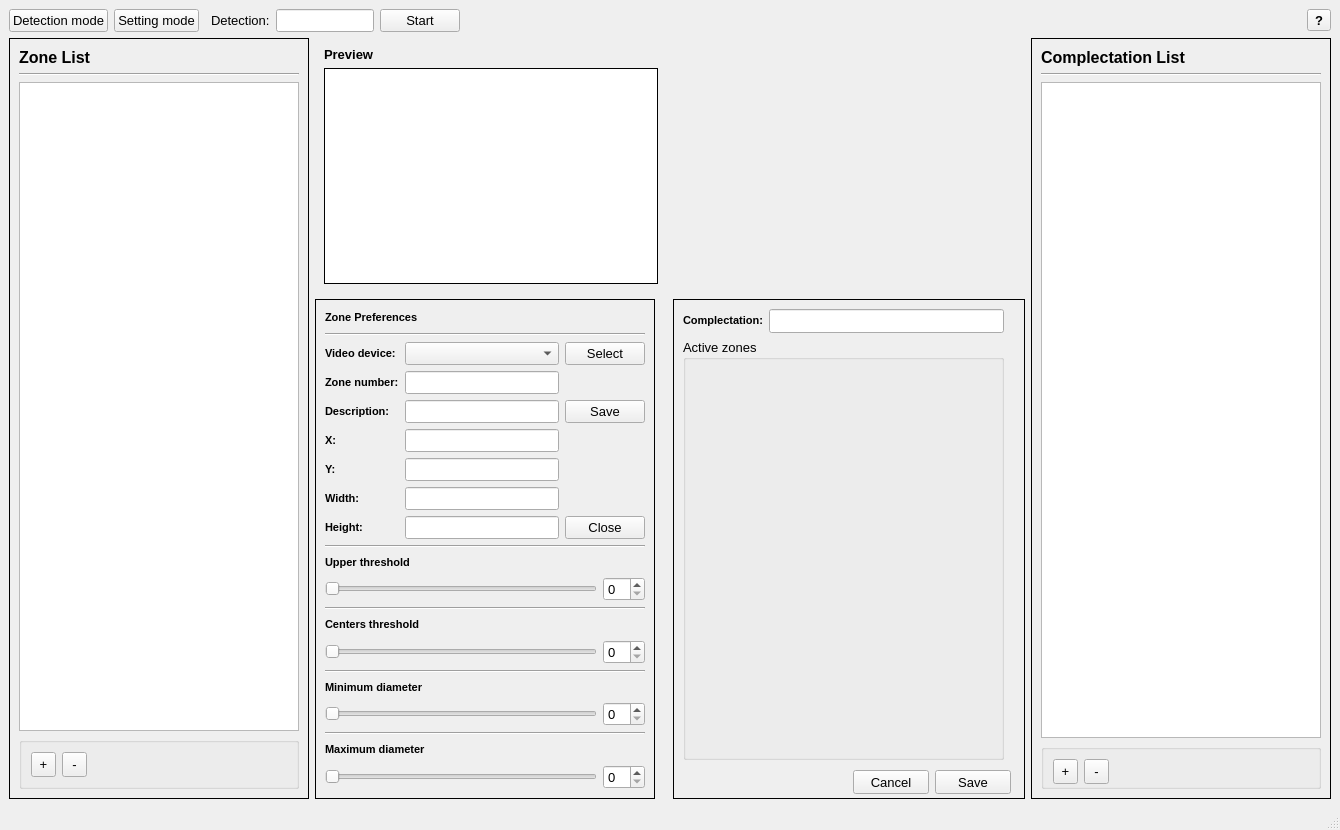
 <widget class="QMainWindow" name="MainWindow">
  <property name="geometry">
   <rect>
    <x>0</x>
    <y>0</y>
    <width>1340</width>
    <height>830</height>
   </rect>
  </property>
  <property name="sizePolicy">
   <sizepolicy hsizetype="Expanding" vsizetype="Expanding">
    <horstretch>0</horstretch>
    <verstretch>0</verstretch>
   </sizepolicy>
  </property>
  <property name="font">
   <font>
    <pointsize>10</pointsize>
    <weight>50</weight>
    <bold>false</bold>
   </font>
  </property>
  <property name="windowTitle">
   <string>KULBIT</string>
  </property>
  <property name="documentMode">
   <bool>false</bool>
  </property>
  <widget class="QWidget" name="centralwidget">
   <property name="sizePolicy">
    <sizepolicy hsizetype="Expanding" vsizetype="Expanding">
     <horstretch>0</horstretch>
     <verstretch>0</verstretch>
    </sizepolicy>
   </property>
   <property name="maximumSize">
    <size>
     <width>16777215</width>
     <height>16777215</height>
    </size>
   </property>
   <layout class="QGridLayout" name="gridLayout_5">
    <item row="0" column="0" colspan="3">
     <layout class="QHBoxLayout" name="horizontalLayout">
      <item>
       <widget class="QPushButton" name="wrk_modeBtn">
        <property name="sizePolicy">
         <sizepolicy hsizetype="Fixed" vsizetype="Fixed">
          <horstretch>0</horstretch>
          <verstretch>0</verstretch>
         </sizepolicy>
        </property>
        <property name="font">
         <font>
          <pointsize>10</pointsize>
          <weight>50</weight>
          <bold>false</bold>
         </font>
        </property>
        <property name="text">
         <string>Detection mode</string>
        </property>
       </widget>
      </item>
      <item>
       <widget class="QPushButton" name="set_modeBtn">
        <property name="sizePolicy">
         <sizepolicy hsizetype="Fixed" vsizetype="Fixed">
          <horstretch>0</horstretch>
          <verstretch>0</verstretch>
         </sizepolicy>
        </property>
        <property name="font">
         <font>
          <pointsize>10</pointsize>
          <weight>50</weight>
          <bold>false</bold>
         </font>
        </property>
        <property name="text">
         <string>Setting mode</string>
        </property>
       </widget>
      </item>
      <item>
       <widget class="QFrame" name="checkboxFrame">
        <property name="sizePolicy">
         <sizepolicy hsizetype="Preferred" vsizetype="Preferred">
          <horstretch>0</horstretch>
          <verstretch>0</verstretch>
         </sizepolicy>
        </property>
        <property name="minimumSize">
         <size>
          <width>0</width>
          <height>0</height>
         </size>
        </property>
        <property name="contextMenuPolicy">
         <enum>Qt::DefaultContextMenu</enum>
        </property>
        <property name="layoutDirection">
         <enum>Qt::LeftToRight</enum>
        </property>
        <property name="frameShape">
         <enum>QFrame::NoFrame</enum>
        </property>
        <property name="frameShadow">
         <enum>QFrame::Plain</enum>
        </property>
       </widget>
      </item>
      <item>
       <widget class="QLabel" name="label_13">
        <property name="text">
         <string>Detection:</string>
        </property>
       </widget>
      </item>
      <item>
       <widget class="QLineEdit" name="detectlineEdit"/>
      </item>
      <item>
       <widget class="QPushButton" name="detectBtn">
        <property name="text">
         <string>Start</string>
        </property>
       </widget>
      </item>
      <item>
       <spacer name="horizontalSpacer">
        <property name="orientation">
         <enum>Qt::Horizontal</enum>
        </property>
        <property name="sizeType">
         <enum>QSizePolicy::Expanding</enum>
        </property>
        <property name="sizeHint" stdset="0">
         <size>
          <width>868</width>
          <height>21</height>
         </size>
        </property>
       </spacer>
      </item>
      <item>
       <widget class="QToolButton" name="helpBtn">
        <property name="font">
         <font>
          <pointsize>10</pointsize>
          <weight>75</weight>
          <italic>false</italic>
          <bold>true</bold>
          <underline>false</underline>
          <strikeout>false</strikeout>
         </font>
        </property>
        <property name="text">
         <string>?</string>
        </property>
       </widget>
      </item>
     </layout>
    </item>
    <item row="1" column="0">
     <widget class="QFrame" name="zoneFrame">
      <property name="sizePolicy">
       <sizepolicy hsizetype="Fixed" vsizetype="Expanding">
        <horstretch>0</horstretch>
        <verstretch>0</verstretch>
       </sizepolicy>
      </property>
      <property name="minimumSize">
       <size>
        <width>300</width>
        <height>500</height>
       </size>
      </property>
      <property name="frameShape">
       <enum>QFrame::Box</enum>
      </property>
      <property name="frameShadow">
       <enum>QFrame::Plain</enum>
      </property>
      <layout class="QVBoxLayout" name="verticalLayout">
       <property name="sizeConstraint">
        <enum>QLayout::SetDefaultConstraint</enum>
       </property>
       <item>
        <widget class="QLabel" name="label_11">
         <property name="text">
          <string>&lt;html&gt;&lt;head/&gt;&lt;body&gt;&lt;p&gt;&lt;span style=&quot; font-size:12pt; font-weight:600;&quot;&gt;Zone List&lt;/span&gt;&lt;/p&gt;&lt;/body&gt;&lt;/html&gt;</string>
         </property>
        </widget>
       </item>
       <item>
        <widget class="Line" name="line_8">
         <property name="sizePolicy">
          <sizepolicy hsizetype="Expanding" vsizetype="Fixed">
           <horstretch>0</horstretch>
           <verstretch>0</verstretch>
          </sizepolicy>
         </property>
         <property name="orientation">
          <enum>Qt::Horizontal</enum>
         </property>
        </widget>
       </item>
       <item>
        <widget class="QListWidget" name="zoneView">
         <property name="sizePolicy">
          <sizepolicy hsizetype="Minimum" vsizetype="Expanding">
           <horstretch>0</horstretch>
           <verstretch>0</verstretch>
          </sizepolicy>
         </property>
         <property name="minimumSize">
          <size>
           <width>0</width>
           <height>0</height>
          </size>
         </property>
         <property name="editTriggers">
          <set>QAbstractItemView::NoEditTriggers</set>
         </property>
         <property name="defaultDropAction">
          <enum>Qt::MoveAction</enum>
         </property>
         <property name="alternatingRowColors">
          <bool>false</bool>
         </property>
         <property name="selectionRectVisible">
          <bool>false</bool>
         </property>
         <property name="itemAlignment">
          <set>Qt::AlignCenter</set>
         </property>
         <property name="sortingEnabled">
          <bool>false</bool>
         </property>
        </widget>
       </item>
       <item>
        <widget class="QGroupBox" name="buttonBox_2">
         <layout class="QFormLayout" name="formLayout_2">
          <item row="0" column="0">
           <widget class="QToolButton" name="addZoneBtn">
            <property name="minimumSize">
             <size>
              <width>25</width>
              <height>25</height>
             </size>
            </property>
            <property name="text">
             <string>+</string>
            </property>
           </widget>
          </item>
          <item row="0" column="1">
           <widget class="QToolButton" name="deleteZoneBtn">
            <property name="minimumSize">
             <size>
              <width>25</width>
              <height>25</height>
             </size>
            </property>
            <property name="text">
             <string>-</string>
            </property>
           </widget>
          </item>
         </layout>
        </widget>
       </item>
      </layout>
     </widget>
    </item>
    <item row="1" column="1">
     <layout class="QGridLayout" name="gridLayout_4">
      <item row="0" column="0">
       <widget class="QWidget" name="roiWidget" native="true">
        <property name="sizePolicy">
         <sizepolicy hsizetype="MinimumExpanding" vsizetype="MinimumExpanding">
          <horstretch>0</horstretch>
          <verstretch>0</verstretch>
         </sizepolicy>
        </property>
        <property name="minimumSize">
         <size>
          <width>340</width>
          <height>0</height>
         </size>
        </property>
        <property name="maximumSize">
         <size>
          <width>16777215</width>
          <height>16777215</height>
         </size>
        </property>
        <layout class="QVBoxLayout" name="verticalLayout_2">
         <item>
          <widget class="QLabel" name="label_10">
           <property name="text">
            <string>&lt;html&gt;&lt;head/&gt;&lt;body&gt;&lt;p&gt;&lt;span style=&quot; font-weight:600;&quot;&gt;Preview&lt;/span&gt;&lt;/p&gt;&lt;/body&gt;&lt;/html&gt;</string>
           </property>
          </widget>
         </item>
         <item>
          <widget class="QGraphicsView" name="roiView">
           <property name="sizePolicy">
            <sizepolicy hsizetype="MinimumExpanding" vsizetype="MinimumExpanding">
             <horstretch>0</horstretch>
             <verstretch>0</verstretch>
            </sizepolicy>
           </property>
           <property name="minimumSize">
            <size>
             <width>0</width>
             <height>0</height>
            </size>
           </property>
           <property name="frameShape">
            <enum>QFrame::Box</enum>
           </property>
           <property name="frameShadow">
            <enum>QFrame::Plain</enum>
           </property>
          </widget>
         </item>
        </layout>
       </widget>
      </item>
      <item row="1" column="0">
       <widget class="QFrame" name="sliderFrame">
        <property name="sizePolicy">
         <sizepolicy hsizetype="Minimum" vsizetype="Preferred">
          <horstretch>0</horstretch>
          <verstretch>0</verstretch>
         </sizepolicy>
        </property>
        <property name="minimumSize">
         <size>
          <width>0</width>
          <height>0</height>
         </size>
        </property>
        <property name="maximumSize">
         <size>
          <width>340</width>
          <height>16777215</height>
         </size>
        </property>
        <property name="frameShape">
         <enum>QFrame::Box</enum>
        </property>
        <property name="frameShadow">
         <enum>QFrame::Plain</enum>
        </property>
        <layout class="QGridLayout" name="gridLayout">
         <item row="8" column="0">
          <layout class="QHBoxLayout" name="horizontalLayout_3">
           <item>
            <widget class="QSlider" name="horizontalSlider_2">
             <property name="orientation">
              <enum>Qt::Horizontal</enum>
             </property>
            </widget>
           </item>
           <item>
            <widget class="QSpinBox" name="spinBox_2"/>
           </item>
          </layout>
         </item>
         <item row="11" column="0">
          <layout class="QHBoxLayout" name="horizontalLayout_4">
           <item>
            <widget class="QSlider" name="horizontalSlider_3">
             <property name="orientation">
              <enum>Qt::Horizontal</enum>
             </property>
            </widget>
           </item>
           <item>
            <widget class="QSpinBox" name="spinBox_3"/>
           </item>
          </layout>
         </item>
         <item row="10" column="0">
          <widget class="QLabel" name="label_3">
           <property name="sizePolicy">
            <sizepolicy hsizetype="Minimum" vsizetype="Minimum">
             <horstretch>0</horstretch>
             <verstretch>0</verstretch>
            </sizepolicy>
           </property>
           <property name="text">
            <string>&lt;html&gt;&lt;head/&gt;&lt;body&gt;&lt;p&gt;&lt;span style=&quot; font-size:8pt; font-weight:600;&quot;&gt;Minimum diameter&lt;/span&gt;&lt;/p&gt;&lt;/body&gt;&lt;/html&gt;</string>
           </property>
          </widget>
         </item>
         <item row="3" column="0">
          <widget class="Line" name="line">
           <property name="sizePolicy">
            <sizepolicy hsizetype="Expanding" vsizetype="Fixed">
             <horstretch>0</horstretch>
             <verstretch>0</verstretch>
            </sizepolicy>
           </property>
           <property name="orientation">
            <enum>Qt::Horizontal</enum>
           </property>
          </widget>
         </item>
         <item row="12" column="0">
          <widget class="Line" name="line_4">
           <property name="sizePolicy">
            <sizepolicy hsizetype="Expanding" vsizetype="Fixed">
             <horstretch>0</horstretch>
             <verstretch>0</verstretch>
            </sizepolicy>
           </property>
           <property name="orientation">
            <enum>Qt::Horizontal</enum>
           </property>
          </widget>
         </item>
         <item row="13" column="0">
          <widget class="QLabel" name="label_4">
           <property name="sizePolicy">
            <sizepolicy hsizetype="Minimum" vsizetype="Minimum">
             <horstretch>0</horstretch>
             <verstretch>0</verstretch>
            </sizepolicy>
           </property>
           <property name="text">
            <string>&lt;html&gt;&lt;head/&gt;&lt;body&gt;&lt;p&gt;&lt;span style=&quot; font-size:8pt; font-weight:600;&quot;&gt;Maximum diameter&lt;/span&gt;&lt;/p&gt;&lt;/body&gt;&lt;/html&gt;</string>
           </property>
          </widget>
         </item>
         <item row="4" column="0">
          <widget class="QLabel" name="label_1">
           <property name="sizePolicy">
            <sizepolicy hsizetype="Minimum" vsizetype="Minimum">
             <horstretch>0</horstretch>
             <verstretch>0</verstretch>
            </sizepolicy>
           </property>
           <property name="text">
            <string>&lt;html&gt;&lt;head/&gt;&lt;body&gt;&lt;p&gt;&lt;span style=&quot; font-size:8pt; font-weight:600;&quot;&gt;Upper threshold&lt;/span&gt;&lt;/p&gt;&lt;/body&gt;&lt;/html&gt;</string>
           </property>
          </widget>
         </item>
         <item row="2" column="0">
          <layout class="QGridLayout" name="gridLayout_3">
           <item row="0" column="0">
            <widget class="QLabel" name="label">
             <property name="sizePolicy">
              <sizepolicy hsizetype="Fixed" vsizetype="Fixed">
               <horstretch>0</horstretch>
               <verstretch>0</verstretch>
              </sizepolicy>
             </property>
             <property name="text">
              <string>&lt;html&gt;&lt;head/&gt;&lt;body&gt;&lt;p&gt;&lt;span style=&quot; font-size:8pt; font-weight:600;&quot;&gt;Video device:&lt;/span&gt;&lt;/p&gt;&lt;/body&gt;&lt;/html&gt;</string>
             </property>
            </widget>
           </item>
           <item row="0" column="1">
            <widget class="QComboBox" name="camera_comboBox">
             <property name="sizePolicy">
              <sizepolicy hsizetype="Minimum" vsizetype="Fixed">
               <horstretch>0</horstretch>
               <verstretch>0</verstretch>
              </sizepolicy>
             </property>
            </widget>
           </item>
           <item row="1" column="0">
            <widget class="QLabel" name="zone_number">
             <property name="sizePolicy">
              <sizepolicy hsizetype="Fixed" vsizetype="Fixed">
               <horstretch>0</horstretch>
               <verstretch>0</verstretch>
              </sizepolicy>
             </property>
             <property name="text">
              <string>&lt;html&gt;&lt;head/&gt;&lt;body&gt;&lt;p&gt;&lt;span style=&quot; font-size:8pt; font-weight:600;&quot;&gt;Zone number:&lt;/span&gt;&lt;/p&gt;&lt;/body&gt;&lt;/html&gt;</string>
             </property>
            </widget>
           </item>
           <item row="1" column="1">
            <widget class="QLineEdit" name="zone_Numb"/>
           </item>
           <item row="2" column="0">
            <widget class="QLabel" name="zone_descrp">
             <property name="sizePolicy">
              <sizepolicy hsizetype="Fixed" vsizetype="Fixed">
               <horstretch>0</horstretch>
               <verstretch>0</verstretch>
              </sizepolicy>
             </property>
             <property name="text">
              <string>&lt;html&gt;&lt;head/&gt;&lt;body&gt;&lt;p&gt;&lt;span style=&quot; font-size:8pt; font-weight:600;&quot;&gt;Description:&lt;/span&gt;&lt;/p&gt;&lt;/body&gt;&lt;/html&gt;</string>
             </property>
            </widget>
           </item>
           <item row="2" column="1">
            <widget class="QLineEdit" name="zone_Dscprt">
             <property name="autoFillBackground">
              <bool>false</bool>
             </property>
             <property name="inputMethodHints">
              <set>Qt::ImhNone</set>
             </property>
            </widget>
           </item>
           <item row="3" column="0">
            <widget class="QLabel" name="label_5">
             <property name="sizePolicy">
              <sizepolicy hsizetype="Fixed" vsizetype="Fixed">
               <horstretch>0</horstretch>
               <verstretch>0</verstretch>
              </sizepolicy>
             </property>
             <property name="text">
              <string>&lt;html&gt;&lt;head/&gt;&lt;body&gt;&lt;p&gt;&lt;span style=&quot; font-size:8pt; font-weight:600;&quot;&gt;X:&lt;/span&gt;&lt;/p&gt;&lt;/body&gt;&lt;/html&gt;</string>
             </property>
            </widget>
           </item>
           <item row="3" column="1">
            <widget class="QLineEdit" name="zone_X">
             <property name="inputMask">
              <string/>
             </property>
             <property name="readOnly">
              <bool>true</bool>
             </property>
             <property name="clearButtonEnabled">
              <bool>false</bool>
             </property>
            </widget>
           </item>
           <item row="4" column="0">
            <widget class="QLabel" name="label_6">
             <property name="sizePolicy">
              <sizepolicy hsizetype="Fixed" vsizetype="Fixed">
               <horstretch>0</horstretch>
               <verstretch>0</verstretch>
              </sizepolicy>
             </property>
             <property name="text">
              <string>&lt;html&gt;&lt;head/&gt;&lt;body&gt;&lt;p&gt;&lt;span style=&quot; font-size:8pt; font-weight:600;&quot;&gt;Y:&lt;/span&gt;&lt;/p&gt;&lt;/body&gt;&lt;/html&gt;</string>
             </property>
            </widget>
           </item>
           <item row="4" column="1">
            <widget class="QLineEdit" name="zone_Y">
             <property name="readOnly">
              <bool>true</bool>
             </property>
            </widget>
           </item>
           <item row="5" column="0">
            <widget class="QLabel" name="label_7">
             <property name="sizePolicy">
              <sizepolicy hsizetype="Fixed" vsizetype="Fixed">
               <horstretch>0</horstretch>
               <verstretch>0</verstretch>
              </sizepolicy>
             </property>
             <property name="text">
              <string>&lt;html&gt;&lt;head/&gt;&lt;body&gt;&lt;p&gt;&lt;span style=&quot; font-size:8pt; font-weight:600;&quot;&gt;Width:&lt;/span&gt;&lt;/p&gt;&lt;/body&gt;&lt;/html&gt;</string>
             </property>
            </widget>
           </item>
           <item row="5" column="1">
            <widget class="QLineEdit" name="zone_Width">
             <property name="readOnly">
              <bool>true</bool>
             </property>
            </widget>
           </item>
           <item row="6" column="0">
            <widget class="QLabel" name="label_8">
             <property name="sizePolicy">
              <sizepolicy hsizetype="Fixed" vsizetype="Fixed">
               <horstretch>0</horstretch>
               <verstretch>0</verstretch>
              </sizepolicy>
             </property>
             <property name="text">
              <string>&lt;html&gt;&lt;head/&gt;&lt;body&gt;&lt;p&gt;&lt;span style=&quot; font-size:8pt; font-weight:600;&quot;&gt;Height:&lt;/span&gt;&lt;/p&gt;&lt;/body&gt;&lt;/html&gt;</string>
             </property>
            </widget>
           </item>
           <item row="6" column="1">
            <widget class="QLineEdit" name="zone_Height">
             <property name="readOnly">
              <bool>true</bool>
             </property>
            </widget>
           </item>
           <item row="0" column="2">
            <widget class="QPushButton" name="open_zoneBtn">
             <property name="sizePolicy">
              <sizepolicy hsizetype="Fixed" vsizetype="Fixed">
               <horstretch>0</horstretch>
               <verstretch>0</verstretch>
              </sizepolicy>
             </property>
             <property name="text">
              <string>Select</string>
             </property>
            </widget>
           </item>
           <item row="6" column="2">
            <widget class="QPushButton" name="close_zoneBtn">
             <property name="text">
              <string>Close</string>
             </property>
            </widget>
           </item>
           <item row="2" column="2">
            <widget class="QPushButton" name="save_zoneBtn">
             <property name="sizePolicy">
              <sizepolicy hsizetype="Fixed" vsizetype="Fixed">
               <horstretch>0</horstretch>
               <verstretch>0</verstretch>
              </sizepolicy>
             </property>
             <property name="text">
              <string>Save</string>
             </property>
            </widget>
           </item>
          </layout>
         </item>
         <item row="5" column="0">
          <layout class="QHBoxLayout" name="horizontalLayout_2">
           <item>
            <widget class="QSlider" name="horizontalSlider_1">
             <property name="orientation">
              <enum>Qt::Horizontal</enum>
             </property>
            </widget>
           </item>
           <item>
            <widget class="QSpinBox" name="spinBox_1"/>
           </item>
          </layout>
         </item>
         <item row="6" column="0">
          <widget class="Line" name="line_2">
           <property name="sizePolicy">
            <sizepolicy hsizetype="Expanding" vsizetype="Fixed">
             <horstretch>0</horstretch>
             <verstretch>0</verstretch>
            </sizepolicy>
           </property>
           <property name="orientation">
            <enum>Qt::Horizontal</enum>
           </property>
          </widget>
         </item>
         <item row="1" column="0">
          <widget class="Line" name="line_6">
           <property name="orientation">
            <enum>Qt::Horizontal</enum>
           </property>
          </widget>
         </item>
         <item row="7" column="0">
          <widget class="QLabel" name="label_2">
           <property name="sizePolicy">
            <sizepolicy hsizetype="Minimum" vsizetype="Minimum">
             <horstretch>0</horstretch>
             <verstretch>0</verstretch>
            </sizepolicy>
           </property>
           <property name="text">
            <string>&lt;html&gt;&lt;head/&gt;&lt;body&gt;&lt;p&gt;&lt;span style=&quot; font-size:8pt; font-weight:600;&quot;&gt;Centers threshold&lt;/span&gt;&lt;/p&gt;&lt;/body&gt;&lt;/html&gt;</string>
           </property>
          </widget>
         </item>
         <item row="0" column="0">
          <widget class="QLabel" name="label_9">
           <property name="text">
            <string>&lt;html&gt;&lt;head/&gt;&lt;body&gt;&lt;p&gt;&lt;span style=&quot; font-size:8pt; font-weight:600;&quot;&gt;Zone Preferences&lt;/span&gt;&lt;/p&gt;&lt;/body&gt;&lt;/html&gt;</string>
           </property>
          </widget>
         </item>
         <item row="14" column="0">
          <layout class="QHBoxLayout" name="horizontalLayout_5">
           <item>
            <widget class="QSlider" name="horizontalSlider_4">
             <property name="orientation">
              <enum>Qt::Horizontal</enum>
             </property>
            </widget>
           </item>
           <item>
            <widget class="QSpinBox" name="spinBox_4"/>
           </item>
          </layout>
         </item>
         <item row="9" column="0">
          <widget class="Line" name="line_3">
           <property name="sizePolicy">
            <sizepolicy hsizetype="Expanding" vsizetype="Fixed">
             <horstretch>0</horstretch>
             <verstretch>0</verstretch>
            </sizepolicy>
           </property>
           <property name="orientation">
            <enum>Qt::Horizontal</enum>
           </property>
          </widget>
         </item>
        </layout>
       </widget>
      </item>
      <item row="1" column="1">
       <widget class="QFrame" name="add_modelFrame">
        <property name="sizePolicy">
         <sizepolicy hsizetype="MinimumExpanding" vsizetype="Fixed">
          <horstretch>0</horstretch>
          <verstretch>0</verstretch>
         </sizepolicy>
        </property>
        <property name="minimumSize">
         <size>
          <width>340</width>
          <height>500</height>
         </size>
        </property>
        <property name="maximumSize">
         <size>
          <width>360</width>
          <height>16777215</height>
         </size>
        </property>
        <property name="frameShape">
         <enum>QFrame::Box</enum>
        </property>
        <property name="frameShadow">
         <enum>QFrame::Plain</enum>
        </property>
        <widget class="QWidget" name="layoutWidget">
         <property name="geometry">
          <rect>
           <x>10</x>
           <y>10</y>
           <width>321</width>
           <height>24</height>
          </rect>
         </property>
         <layout class="QHBoxLayout" name="horizontalLayout_7">
          <item>
           <widget class="QLabel" name="label_14">
            <property name="sizePolicy">
             <sizepolicy hsizetype="Preferred" vsizetype="Minimum">
              <horstretch>0</horstretch>
              <verstretch>0</verstretch>
             </sizepolicy>
            </property>
            <property name="maximumSize">
             <size>
              <width>16777215</width>
              <height>24</height>
             </size>
            </property>
            <property name="text">
             <string>&lt;html&gt;&lt;head/&gt;&lt;body&gt;&lt;p&gt;&lt;span style=&quot; font-size:8pt; font-weight:600;&quot;&gt;Complectation:&lt;/span&gt;&lt;/p&gt;&lt;/body&gt;&lt;/html&gt;</string>
            </property>
           </widget>
          </item>
          <item>
           <widget class="QLineEdit" name="modellineEdit">
            <property name="sizePolicy">
             <sizepolicy hsizetype="Expanding" vsizetype="Minimum">
              <horstretch>0</horstretch>
              <verstretch>0</verstretch>
             </sizepolicy>
            </property>
            <property name="maximumSize">
             <size>
              <width>16777215</width>
              <height>24</height>
             </size>
            </property>
           </widget>
          </item>
         </layout>
        </widget>
        <widget class="QWidget" name="layoutWidget_1">
         <property name="geometry">
          <rect>
           <x>180</x>
           <y>470</y>
           <width>158</width>
           <height>26</height>
          </rect>
         </property>
         <layout class="QHBoxLayout" name="horizontalLayout_6">
          <item>
           <widget class="QPushButton" name="canModelBtn">
            <property name="sizePolicy">
             <sizepolicy hsizetype="Preferred" vsizetype="Minimum">
              <horstretch>0</horstretch>
              <verstretch>0</verstretch>
             </sizepolicy>
            </property>
            <property name="minimumSize">
             <size>
              <width>0</width>
              <height>0</height>
             </size>
            </property>
            <property name="maximumSize">
             <size>
              <width>16777215</width>
              <height>24</height>
             </size>
            </property>
            <property name="text">
             <string>Cancel</string>
            </property>
           </widget>
          </item>
          <item>
           <widget class="QPushButton" name="saveModelBtn">
            <property name="sizePolicy">
             <sizepolicy hsizetype="Preferred" vsizetype="Minimum">
              <horstretch>0</horstretch>
              <verstretch>0</verstretch>
             </sizepolicy>
            </property>
            <property name="maximumSize">
             <size>
              <width>16777215</width>
              <height>24</height>
             </size>
            </property>
            <property name="text">
             <string>Save</string>
            </property>
           </widget>
          </item>
         </layout>
        </widget>
        <widget class="QGroupBox" name="groupBox">
         <property name="geometry">
          <rect>
           <x>10</x>
           <y>40</y>
           <width>321</width>
           <height>421</height>
          </rect>
         </property>
         <property name="sizePolicy">
          <sizepolicy hsizetype="Maximum" vsizetype="Maximum">
           <horstretch>0</horstretch>
           <verstretch>0</verstretch>
          </sizepolicy>
         </property>
         <property name="title">
          <string>Active zones</string>
         </property>
         <layout class="QVBoxLayout" name="verticalLayout_3"/>
        </widget>
       </widget>
      </item>
     </layout>
    </item>
    <item row="1" column="2">
     <widget class="QFrame" name="modelFrame">
      <property name="sizePolicy">
       <sizepolicy hsizetype="Fixed" vsizetype="Expanding">
        <horstretch>0</horstretch>
        <verstretch>0</verstretch>
       </sizepolicy>
      </property>
      <property name="minimumSize">
       <size>
        <width>300</width>
        <height>500</height>
       </size>
      </property>
      <property name="maximumSize">
       <size>
        <width>300</width>
        <height>16777215</height>
       </size>
      </property>
      <property name="frameShape">
       <enum>QFrame::Box</enum>
      </property>
      <property name="frameShadow">
       <enum>QFrame::Plain</enum>
      </property>
      <layout class="QGridLayout" name="gridLayout_2">
       <item row="1" column="0">
        <widget class="Line" name="line_9">
         <property name="orientation">
          <enum>Qt::Horizontal</enum>
         </property>
        </widget>
       </item>
       <item row="3" column="0">
        <widget class="QGroupBox" name="buttonBox">
         <property name="minimumSize">
          <size>
           <width>250</width>
           <height>45</height>
          </size>
         </property>
         <layout class="QFormLayout" name="formLayout">
          <property name="bottomMargin">
           <number>1</number>
          </property>
          <item row="0" column="0">
           <widget class="QToolButton" name="addModelBtn">
            <property name="sizePolicy">
             <sizepolicy hsizetype="Fixed" vsizetype="Fixed">
              <horstretch>0</horstretch>
              <verstretch>0</verstretch>
             </sizepolicy>
            </property>
            <property name="minimumSize">
             <size>
              <width>25</width>
              <height>25</height>
             </size>
            </property>
            <property name="text">
             <string>+</string>
            </property>
           </widget>
          </item>
          <item row="0" column="1">
           <widget class="QToolButton" name="deleteModelBtn">
            <property name="minimumSize">
             <size>
              <width>25</width>
              <height>25</height>
             </size>
            </property>
            <property name="text">
             <string>-</string>
            </property>
           </widget>
          </item>
         </layout>
        </widget>
       </item>
       <item row="0" column="0">
        <widget class="QLabel" name="label_12">
         <property name="sizePolicy">
          <sizepolicy hsizetype="Fixed" vsizetype="Fixed">
           <horstretch>0</horstretch>
           <verstretch>0</verstretch>
          </sizepolicy>
         </property>
         <property name="text">
          <string>&lt;html&gt;&lt;head/&gt;&lt;body&gt;&lt;p&gt;&lt;span style=&quot; font-size:12pt; font-weight:600;&quot;&gt;Complectation List&lt;/span&gt;&lt;/p&gt;&lt;/body&gt;&lt;/html&gt;</string>
         </property>
        </widget>
       </item>
       <item row="2" column="0">
        <widget class="QListWidget" name="modelView">
         <property name="frameShape">
          <enum>QFrame::StyledPanel</enum>
         </property>
         <property name="frameShadow">
          <enum>QFrame::Sunken</enum>
         </property>
        </widget>
       </item>
      </layout>
     </widget>
    </item>
   </layout>
  </widget>
  <widget class="QStatusBar" name="statusBar"/>
 </widget>
